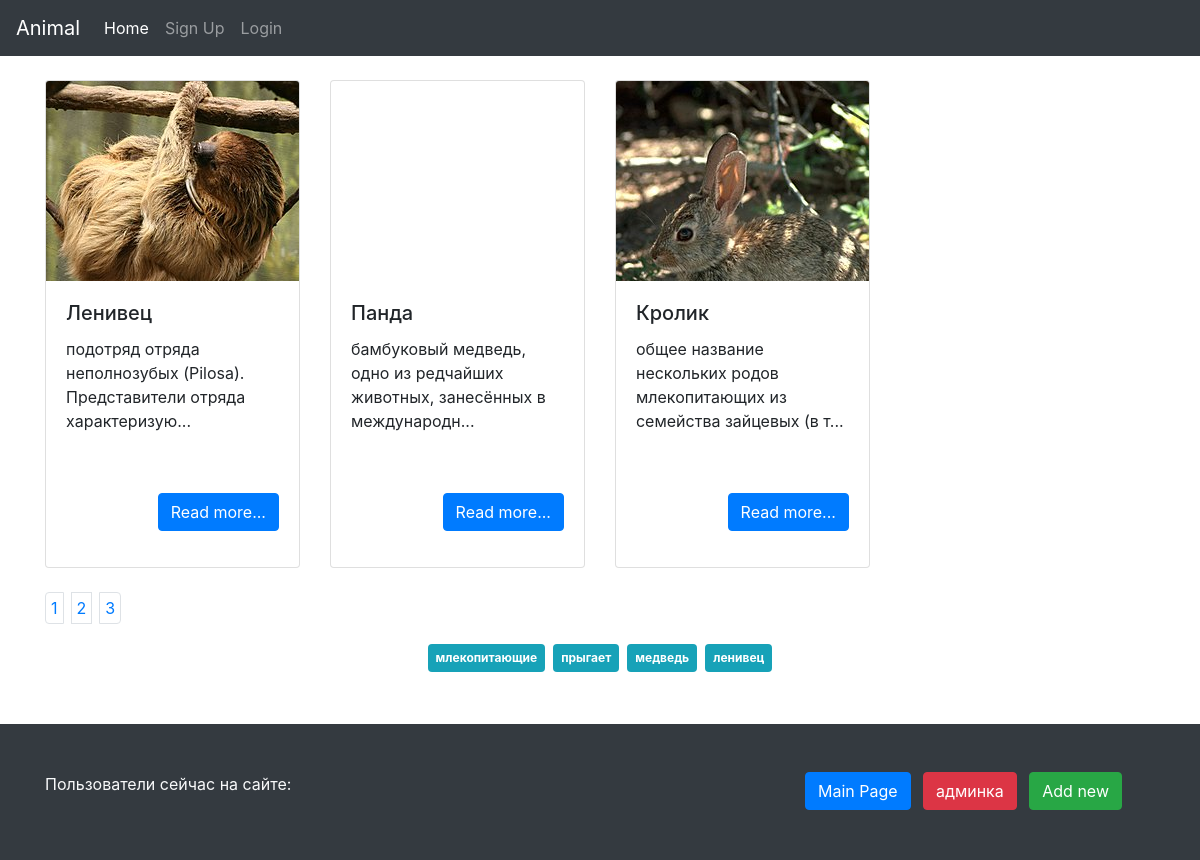
/, run on an earlier commit of the app's database.
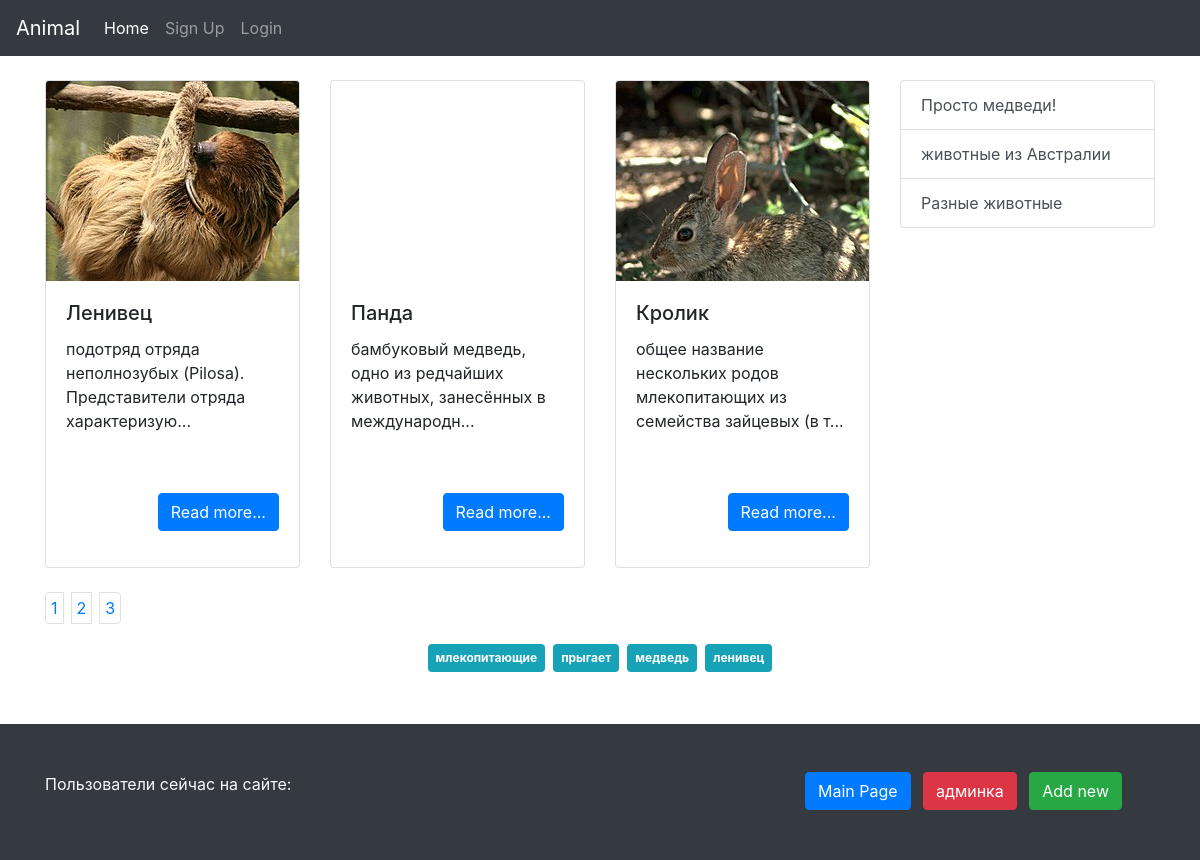
And on a later commit of the database.
### tables this page shows
CREATE TABLE `info` (
  `id` int(11) NOT NULL,
  `title` varchar(255) NOT NULL,
  `category` int(11) NOT NULL,
  `descr_min` text NOT NULL,
  `description` text NOT NULL,
  `image` varchar(500) DEFAULT NULL
);

CREATE TABLE `category` (
  `id` int(11) NOT NULL,
  `category` varchar(255) NOT NULL,
  `slug` varchar(255) NOT NULL,
  `image` text NOT NULL,
  `description` text NOT NULL
);

### core/function.php (called while the page is built, shortened)
<?php
function selectMain($conn){
    $offset = 0;
    $sql = "SELECT * FROM info ORDER BY id DESC LIMIT 3 OFFSET ".$offset*3;
    $result = mysqli_query($conn, $sql);
    $a = array();
    if (mysqli_num_rows($result) > 0) {
        while($row = mysqli_fetch_assoc($result)) {
            $a[] = $row;
        }
    }
    return $a;
}
function paginationCount($conn){
    $sql = "SELECT * FROM info";
    $result = mysqli_query($conn, $sql);
    $result = mysqli_num_rows($result);
    return ceil($result/3);
}
function getAllTags($conn){
    $sql = "SELECT DISTINCT(tag) FROM tag";
    $result = mysqli_query($conn, $sql);
    $a = array();
    if (mysqli_num_rows($result) > 0) {
        while($row = mysqli_fetch_assoc($result)) {
            $a[] = $row['tag'];
        }
    }
    return $a;
}
function getAllCatInfo($conn){
    $sql = "SELECT * FROM category";
    $result = mysqli_query($conn, $sql);
    $a = array();
    if (mysqli_num_rows($result) > 0) {
        while($row = mysqli_fetch_assoc($result)) {
            $a[] = $row;
        }
    }
    return $a;
}
?>

### template/include.php (called while the page is built, shortened)
<?php
	require_once 'core/function.php';
	$conn = connect();
	$cat = getAllCatInfo($conn);
?>

### main.php (the view, shortened to what this page needs)
<?php require_once 'template/include.php'; ?>
<?php
require_once('template/header.php');
$data = selectMain($conn);
$countPage = paginationCount($conn);
$tag = getAllTags($conn);
?>
<div class="container">
    <div class="row">
        <div class="col-lg-9">
            <div class="row">
                <?php
                $out = '';
                for ($i=0; $i < count($data); $i++){
                $data_short = mb_strimwidth($data[$i]['descr_min'], 0, 75, '...');
                $out .='<div class="col-lg-4 col-md-6">';
                    $out .='<div class="card">';
                        $out .="<div style='background-image: url(/images/{$data[$i]['image']});' class='card-img-top'></div>";
                        $out .='<div class="card-body">';
                            $out .="<h5 class='card-title'>{$data[$i]['title']}</h5>";
                            $out .="<p class='card-text'>{$data_short}</p>";
                            $out .='<p class="text-right"><a href="/article/'.$data[$i]['id'].'" class="btn btn-primary">Read more...</a></p>';
                        $out .='</div>';
                    $out .='</div>';
                $out .='</div>';
                }
                echo $out;
                ?>
            </div>
        </div>
        <div class="col-lg-3">
            <?php require_once('template/nav.php') ?>
        </div>
    </div>
    <div class="row">
        <div class="col-lg-12 text-center">
            <nav class="mt-4">
                <ul class="pagination">
                    <?php
                    for ($i=0; $i < $countPage; $i++){
                    $j = $i+1;
                        echo "<li class='page-item'><a href='/index.php?page={$i}' style='padding: 5px;' class='page-link mr-2'>{$j}</a></li>";
                    }
                    ?>
                </ul>
            </nav>
        </div>
    </div>
    <div class="row">
        <div class="col-lg-12 text-center">
            <?php
            for ($i=0; $i < count($tag); $i++){
                echo "<a href='/tag.php?tag={$tag[$i]}' style='padding: 5px;' class='badge badge-info p-2 m-1'>{$tag[$i]}</a>";
            }
            ?>
        </div>
    </div>
</div>
<?php require_once('template/footer.php');?>

### template/nav.php
<?php
    $out = '<div class="list-group">';
    for ($i=0; $i < count($cat); $i++){
        $out .='<a class="list-group-item list-group-item-action" href="/cat/'.$cat[$i]['id'].'">';
        $out .= $cat[$i]['description'].'</a>';
    }
    echo $out;
    echo '</div>';
?>

What changed in the data, as far as the page shows it:
added category: description "Просто медведи!"
added category: description "животные из Австралии"
added category: description "Разные животные"
